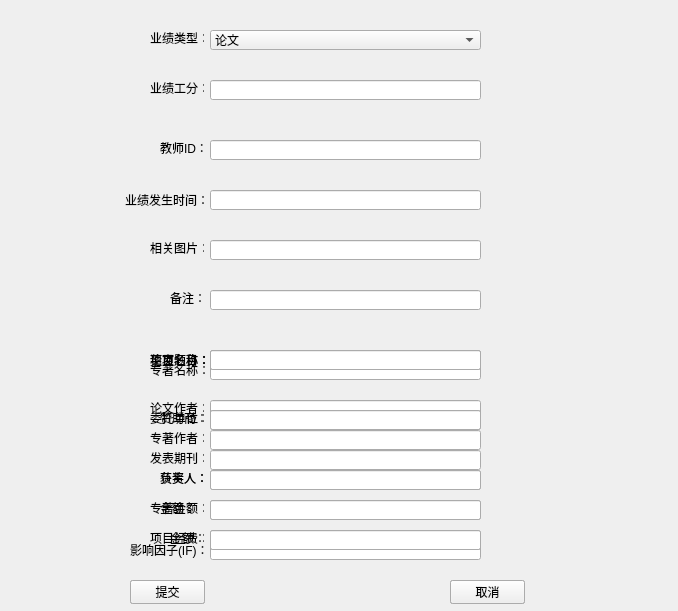
<?xml version="1.0" encoding="UTF-8"?>
<ui version="4.0">
 <class>Form</class>
 <widget class="QWidget" name="Form">
  <property name="geometry">
   <rect>
    <x>0</x>
    <y>0</y>
    <width>678</width>
    <height>611</height>
   </rect>
  </property>
  <property name="windowTitle">
   <string>Form</string>
  </property>
  <widget class="QWidget" name="paperWidget" native="true">
   <property name="geometry">
    <rect>
     <x>0</x>
     <y>320</y>
     <width>681</width>
     <height>301</height>
    </rect>
   </property>
   <widget class="QPushButton" name="paperSubmmitButton">
    <property name="geometry">
     <rect>
      <x>130</x>
      <y>260</y>
      <width>75</width>
      <height>24</height>
     </rect>
    </property>
    <property name="text">
     <string>提交</string>
    </property>
   </widget>
   <widget class="QPushButton" name="paperCancelButton">
    <property name="geometry">
     <rect>
      <x>450</x>
      <y>260</y>
      <width>75</width>
      <height>24</height>
     </rect>
    </property>
    <property name="text">
     <string>取消</string>
    </property>
   </widget>
   <widget class="QLabel" name="label">
    <property name="geometry">
     <rect>
      <x>150</x>
      <y>30</y>
      <width>71</width>
      <height>20</height>
     </rect>
    </property>
    <property name="text">
     <string>论文题目：</string>
    </property>
   </widget>
   <widget class="QLabel" name="label_2">
    <property name="geometry">
     <rect>
      <x>150</x>
      <y>80</y>
      <width>54</width>
      <height>16</height>
     </rect>
    </property>
    <property name="text">
     <string>论文作者：</string>
    </property>
   </widget>
   <widget class="QLabel" name="label_3">
    <property name="geometry">
     <rect>
      <x>150</x>
      <y>130</y>
      <width>54</width>
      <height>16</height>
     </rect>
    </property>
    <property name="text">
     <string>发表期刊：</string>
    </property>
   </widget>
   <widget class="QLabel" name="label_4">
    <property name="geometry">
     <rect>
      <x>160</x>
      <y>180</y>
      <width>54</width>
      <height>16</height>
     </rect>
    </property>
    <property name="text">
     <string>金额：</string>
    </property>
   </widget>
   <widget class="QLabel" name="label_5">
    <property name="geometry">
     <rect>
      <x>130</x>
      <y>220</y>
      <width>81</width>
      <height>20</height>
     </rect>
    </property>
    <property name="text">
     <string>影响因子(IF)：</string>
    </property>
   </widget>
   <widget class="QLineEdit" name="paperTitleEdit">
    <property name="geometry">
     <rect>
      <x>210</x>
      <y>30</y>
      <width>271</width>
      <height>20</height>
     </rect>
    </property>
   </widget>
   <widget class="QLineEdit" name="paperWriterEdit">
    <property name="geometry">
     <rect>
      <x>210</x>
      <y>80</y>
      <width>271</width>
      <height>20</height>
     </rect>
    </property>
   </widget>
   <widget class="QLineEdit" name="paperJournalEdit">
    <property name="geometry">
     <rect>
      <x>210</x>
      <y>130</y>
      <width>271</width>
      <height>20</height>
     </rect>
    </property>
   </widget>
   <widget class="QLineEdit" name="paperMoneyAmountEdit">
    <property name="geometry">
     <rect>
      <x>210</x>
      <y>180</y>
      <width>271</width>
      <height>20</height>
     </rect>
    </property>
   </widget>
   <widget class="QLineEdit" name="paperIFEdit">
    <property name="geometry">
     <rect>
      <x>210</x>
      <y>220</y>
      <width>271</width>
      <height>20</height>
     </rect>
    </property>
   </widget>
  </widget>
  <widget class="QWidget" name="monographWidget" native="true">
   <property name="geometry">
    <rect>
     <x>0</x>
     <y>320</y>
     <width>681</width>
     <height>301</height>
    </rect>
   </property>
   <widget class="QPushButton" name="monographSubmmitButton">
    <property name="geometry">
     <rect>
      <x>130</x>
      <y>260</y>
      <width>75</width>
      <height>24</height>
     </rect>
    </property>
    <property name="text">
     <string>提交</string>
    </property>
   </widget>
   <widget class="QPushButton" name="monographCancelButton">
    <property name="geometry">
     <rect>
      <x>450</x>
      <y>260</y>
      <width>75</width>
      <height>24</height>
     </rect>
    </property>
    <property name="text">
     <string>取消</string>
    </property>
   </widget>
   <widget class="QLabel" name="label_6">
    <property name="geometry">
     <rect>
      <x>150</x>
      <y>40</y>
      <width>71</width>
      <height>20</height>
     </rect>
    </property>
    <property name="text">
     <string>专著名称：</string>
    </property>
   </widget>
   <widget class="QLabel" name="label_7">
    <property name="geometry">
     <rect>
      <x>150</x>
      <y>110</y>
      <width>54</width>
      <height>16</height>
     </rect>
    </property>
    <property name="text">
     <string>专著作者：</string>
    </property>
   </widget>
   <widget class="QLabel" name="label_8">
    <property name="geometry">
     <rect>
      <x>150</x>
      <y>180</y>
      <width>54</width>
      <height>16</height>
     </rect>
    </property>
    <property name="text">
     <string>专著金额：</string>
    </property>
   </widget>
   <widget class="QLineEdit" name="monographNameEdit">
    <property name="geometry">
     <rect>
      <x>210</x>
      <y>40</y>
      <width>271</width>
      <height>20</height>
     </rect>
    </property>
   </widget>
   <widget class="QLineEdit" name="monographWriterEdit">
    <property name="geometry">
     <rect>
      <x>210</x>
      <y>110</y>
      <width>271</width>
      <height>20</height>
     </rect>
    </property>
   </widget>
   <widget class="QLineEdit" name="monographMoneyAmountEdit">
    <property name="geometry">
     <rect>
      <x>210</x>
      <y>180</y>
      <width>271</width>
      <height>20</height>
     </rect>
    </property>
   </widget>
  </widget>
  <widget class="QWidget" name="prizeWidget" native="true">
   <property name="geometry">
    <rect>
     <x>0</x>
     <y>320</y>
     <width>681</width>
     <height>291</height>
    </rect>
   </property>
   <widget class="QPushButton" name="prizeSubmmitButton">
    <property name="geometry">
     <rect>
      <x>130</x>
      <y>260</y>
      <width>75</width>
      <height>24</height>
     </rect>
    </property>
    <property name="text">
     <string>提交</string>
    </property>
   </widget>
   <widget class="QPushButton" name="prizeCancelButton">
    <property name="geometry">
     <rect>
      <x>450</x>
      <y>260</y>
      <width>75</width>
      <height>24</height>
     </rect>
    </property>
    <property name="text">
     <string>取消</string>
    </property>
   </widget>
   <widget class="QLabel" name="label_9">
    <property name="geometry">
     <rect>
      <x>150</x>
      <y>30</y>
      <width>71</width>
      <height>20</height>
     </rect>
    </property>
    <property name="text">
     <string>奖项名称：</string>
    </property>
   </widget>
   <widget class="QLabel" name="label_10">
    <property name="geometry">
     <rect>
      <x>160</x>
      <y>90</y>
      <width>54</width>
      <height>16</height>
     </rect>
    </property>
    <property name="text">
     <string>赞助商：</string>
    </property>
   </widget>
   <widget class="QLabel" name="label_11">
    <property name="geometry">
     <rect>
      <x>160</x>
      <y>150</y>
      <width>54</width>
      <height>16</height>
     </rect>
    </property>
    <property name="text">
     <string>获奖人：</string>
    </property>
   </widget>
   <widget class="QLabel" name="label_12">
    <property name="geometry">
     <rect>
      <x>170</x>
      <y>210</y>
      <width>54</width>
      <height>16</height>
     </rect>
    </property>
    <property name="text">
     <string>金额：</string>
    </property>
   </widget>
   <widget class="QLineEdit" name="prizeNameEdit">
    <property name="geometry">
     <rect>
      <x>210</x>
      <y>30</y>
      <width>271</width>
      <height>20</height>
     </rect>
    </property>
   </widget>
   <widget class="QLineEdit" name="paperAwardingCompanyEdit">
    <property name="geometry">
     <rect>
      <x>210</x>
      <y>90</y>
      <width>271</width>
      <height>20</height>
     </rect>
    </property>
   </widget>
   <widget class="QLineEdit" name="prizeWinnerEdit">
    <property name="geometry">
     <rect>
      <x>210</x>
      <y>150</y>
      <width>271</width>
      <height>20</height>
     </rect>
    </property>
   </widget>
   <widget class="QLineEdit" name="prizeMoneyAmountEdit">
    <property name="geometry">
     <rect>
      <x>210</x>
      <y>210</y>
      <width>271</width>
      <height>20</height>
     </rect>
    </property>
   </widget>
  </widget>
  <widget class="QWidget" name="projectWidget" native="true">
   <property name="geometry">
    <rect>
     <x>0</x>
     <y>320</y>
     <width>681</width>
     <height>291</height>
    </rect>
   </property>
   <widget class="QPushButton" name="projectSubmmitButton">
    <property name="geometry">
     <rect>
      <x>130</x>
      <y>260</y>
      <width>75</width>
      <height>24</height>
     </rect>
    </property>
    <property name="text">
     <string>提交</string>
    </property>
   </widget>
   <widget class="QPushButton" name="projectCancelButton">
    <property name="geometry">
     <rect>
      <x>450</x>
      <y>260</y>
      <width>75</width>
      <height>24</height>
     </rect>
    </property>
    <property name="text">
     <string>取消</string>
    </property>
   </widget>
   <widget class="QLabel" name="label_13">
    <property name="geometry">
     <rect>
      <x>150</x>
      <y>30</y>
      <width>71</width>
      <height>20</height>
     </rect>
    </property>
    <property name="text">
     <string>项目名称：</string>
    </property>
   </widget>
   <widget class="QLabel" name="label_14">
    <property name="geometry">
     <rect>
      <x>150</x>
      <y>90</y>
      <width>54</width>
      <height>16</height>
     </rect>
    </property>
    <property name="text">
     <string>委托单位：</string>
    </property>
   </widget>
   <widget class="QLabel" name="label_15">
    <property name="geometry">
     <rect>
      <x>160</x>
      <y>150</y>
      <width>54</width>
      <height>16</height>
     </rect>
    </property>
    <property name="text">
     <string>负责人：</string>
    </property>
   </widget>
   <widget class="QLabel" name="label_16">
    <property name="geometry">
     <rect>
      <x>150</x>
      <y>210</y>
      <width>54</width>
      <height>16</height>
     </rect>
    </property>
    <property name="text">
     <string>项目经费：</string>
    </property>
   </widget>
   <widget class="QLineEdit" name="projectNameEdit">
    <property name="geometry">
     <rect>
      <x>210</x>
      <y>30</y>
      <width>271</width>
      <height>20</height>
     </rect>
    </property>
   </widget>
   <widget class="QLineEdit" name="projectRequesterEdit">
    <property name="geometry">
     <rect>
      <x>210</x>
      <y>90</y>
      <width>271</width>
      <height>20</height>
     </rect>
    </property>
   </widget>
   <widget class="QLineEdit" name="projectPrincipalEdit">
    <property name="geometry">
     <rect>
      <x>210</x>
      <y>150</y>
      <width>271</width>
      <height>20</height>
     </rect>
    </property>
   </widget>
   <widget class="QLineEdit" name="projectMoneyAmountEdit">
    <property name="geometry">
     <rect>
      <x>210</x>
      <y>210</y>
      <width>271</width>
      <height>20</height>
     </rect>
    </property>
   </widget>
  </widget>
  <widget class="QLabel" name="label_17">
   <property name="geometry">
    <rect>
     <x>150</x>
     <y>30</y>
     <width>54</width>
     <height>16</height>
    </rect>
   </property>
   <property name="text">
    <string>业绩类型：</string>
   </property>
  </widget>
  <widget class="QLabel" name="label_18">
   <property name="geometry">
    <rect>
     <x>150</x>
     <y>80</y>
     <width>54</width>
     <height>16</height>
    </rect>
   </property>
   <property name="text">
    <string>业绩工分：</string>
   </property>
  </widget>
  <widget class="QLabel" name="label_19">
   <property name="geometry">
    <rect>
     <x>160</x>
     <y>140</y>
     <width>54</width>
     <height>16</height>
    </rect>
   </property>
   <property name="text">
    <string>教师ID：</string>
   </property>
  </widget>
  <widget class="QLabel" name="label_20">
   <property name="geometry">
    <rect>
     <x>125</x>
     <y>190</y>
     <width>91</width>
     <height>20</height>
    </rect>
   </property>
   <property name="text">
    <string>业绩发生时间：</string>
   </property>
  </widget>
  <widget class="QLabel" name="label_21">
   <property name="geometry">
    <rect>
     <x>150</x>
     <y>240</y>
     <width>54</width>
     <height>16</height>
    </rect>
   </property>
   <property name="text">
    <string>相关图片：</string>
   </property>
  </widget>
  <widget class="QLabel" name="label_22">
   <property name="geometry">
    <rect>
     <x>170</x>
     <y>290</y>
     <width>54</width>
     <height>16</height>
    </rect>
   </property>
   <property name="text">
    <string>备注：</string>
   </property>
  </widget>
  <widget class="QLineEdit" name="creditEdit">
   <property name="geometry">
    <rect>
     <x>210</x>
     <y>80</y>
     <width>271</width>
     <height>20</height>
    </rect>
   </property>
  </widget>
  <widget class="QLineEdit" name="teacherIDEdit">
   <property name="geometry">
    <rect>
     <x>210</x>
     <y>140</y>
     <width>271</width>
     <height>20</height>
    </rect>
   </property>
  </widget>
  <widget class="QLineEdit" name="happenTimeEdit">
   <property name="geometry">
    <rect>
     <x>210</x>
     <y>190</y>
     <width>271</width>
     <height>20</height>
    </rect>
   </property>
  </widget>
  <widget class="QLineEdit" name="lineEdit_5">
   <property name="geometry">
    <rect>
     <x>210</x>
     <y>240</y>
     <width>271</width>
     <height>20</height>
    </rect>
   </property>
  </widget>
  <widget class="QLineEdit" name="noteEdit">
   <property name="geometry">
    <rect>
     <x>210</x>
     <y>290</y>
     <width>271</width>
     <height>20</height>
    </rect>
   </property>
  </widget>
  <widget class="QComboBox" name="perforTypeBox">
   <property name="geometry">
    <rect>
     <x>210</x>
     <y>30</y>
     <width>271</width>
     <height>20</height>
    </rect>
   </property>
   <item>
    <property name="text">
     <string>论文</string>
    </property>
   </item>
   <item>
    <property name="text">
     <string>软著</string>
    </property>
   </item>
   <item>
    <property name="text">
     <string>项目</string>
    </property>
   </item>
   <item>
    <property name="text">
     <string>获奖</string>
    </property>
   </item>
  </widget>
 </widget>
 <resources/>
 <connections/>
</ui>
